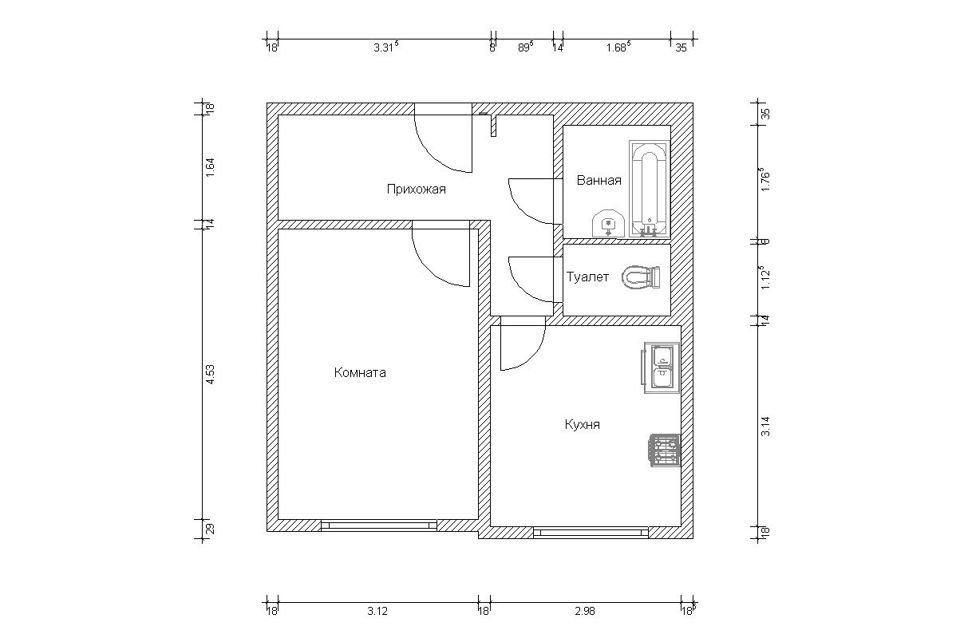
#> input picture schemes/1.jpg, 960 x 640 px; its folder holds only this picture in this run
$ python opencv_solution.py
#> lines starting #> are read from the running program, lines starting #| are printed output that depends on the picture; after the words box and inside, x2 and y2 are one past the last pixel; in counts of white or black regions, pixels touching at a corner belong together
import numpy as np
import json
import cv2
import os

class SchemeProcessing:
    '''в этом методе происходит инициализация объекта класса и создание файла json'''
    def __init__(self, file_path_json='coordinates_of_walls.json'):
        with open(file_path_json, 'w') as file:
            json.dump([], file)
        self.__file_path = file_path_json

    '''этот метод обрабатывает путь или список путей до изображений схем'''
    def __call__(self, scheme_obj):
        if isinstance(scheme_obj, list):
            for scheme_path in scheme_obj:
                self.__make_iteration(scheme_path)
        else:
            self.__make_iteration(scheme_obj)

    '''этот метод содержит последовательность вызова остальных методов'''
    def __make_iteration(self, scheme_path):
        scheme = self.__scheme_processing(scheme_path)
        coords = self.__get_coords(scheme)
        self.__save_coords(scheme_path, coords)

    '''в этом методе обрабатывается схема квартиры и на нее накладываются различные фильтры'''
    @staticmethod
    def __scheme_processing(scheme_path):
        scheme = cv2.imread(scheme_path)
        scheme = cv2.cvtColor(scheme, cv2.COLOR_BGR2GRAY)
        _, th = cv2.threshold(scheme, 200, 255, cv2.THRESH_BINARY_INV)
        kernel = cv2.getStructuringElement(cv2.MORPH_RECT, (15, 15))
        walls = cv2.morphologyEx(th, cv2.MORPH_CLOSE, kernel)
        return walls

    '''в этом методе извлекаются координаты стен из изображения схемы'''
    def __get_coords(self, scheme, delta=10):
        coords = []
        edges = cv2.Canny(scheme, 10, 150)
        contours, _ = cv2.findContours(edges, cv2.RETR_EXTERNAL, cv2.CHAIN_APPROX_SIMPLE)
        for contour in contours:
            points = contour[:, 0, :]
            n_points = len(points)
            if n_points < 2:
                continue
            for i in range(n_points - 1):
                x0, y0 = points[i]
                x1, y1 = points[i + 1]
                dist = np.sqrt((x1 - x0) ** 2 + (y1 - y0) ** 2)
                if dist >= delta:
                    coords.append([[int(x0), int(y0)], [int(x1), int(y1)]])
            if n_points > 2:
                x0, y0 = points[-1]
                x1, y1 = points[0]
                dist = np.sqrt((x1 - x0) ** 2 + (y1 - y0) ** 2)
                if dist >= delta:
                    coords.append([[int(x0), int(y0)], [int(x1), int(y1)]])
        '''for i in range(1, scheme.shape[0] - 1):
            j = 1
            while j < scheme.shape[1] - 1:
                if scheme[i][j].all() == 255 or np.array_equal(scheme[i-1][j], scheme[i+1][j]) and np.array_equal(scheme[i][j-1], scheme[i][j+1]):
                    j += 1
                    continue
                (x1, y0), (x0, y1) = self.__cell_processing(scheme, i, j)
                coords.append([[x1, y0], [x0, y1]])
                j = y1'''
        return coords

    '''этот метод определяет границы зон и возращает их координаты'''
    @staticmethod
    def __cell_processing(scheme, x0, y0, step=1):
        first_status, current_status = scheme[x0-1:x0+2, y0-1:y0+2], None
        x, y = x0, y0
        while x < scheme.shape[0] - 1:
            x += step
            current_status = scheme[x-1:x+2, y0-1:y0+2]
            if not np.array_equal(first_status, current_status): break
        while y < scheme.shape[1] - 1:
            y += step
            current_status = scheme[x0-1:x0+2, y-1:y+2]
            if not np.array_equal(first_status, current_status): break
        return (x, y0), (x0, y)

    '''в этом методе сохраняются координаты в файле json'''
    def __save_coords(self, scheme_name, coords):
        data = {"meta": {"source": scheme_name}, "walls": []}
        for i in range(len(coords)):
            wall = {"id": f"w{i+1}", "points": coords[i]}
            data["walls"].append(wall)
        with open(self.__file_path, 'r+') as file:
            info = json.load(file)
            info.append(data)
            file.seek(0)
            json.dump(info, file)

if __name__ == '__main__':
    file_list = os.listdir('schemes')
    Analyzator = SchemeProcessing()
    for file_name in file_list:
        print(f'Scheme named \"{file_name}\" is processing...')
        Analyzator(f'schemes/{file_name}')
#> this loop made 1 pass
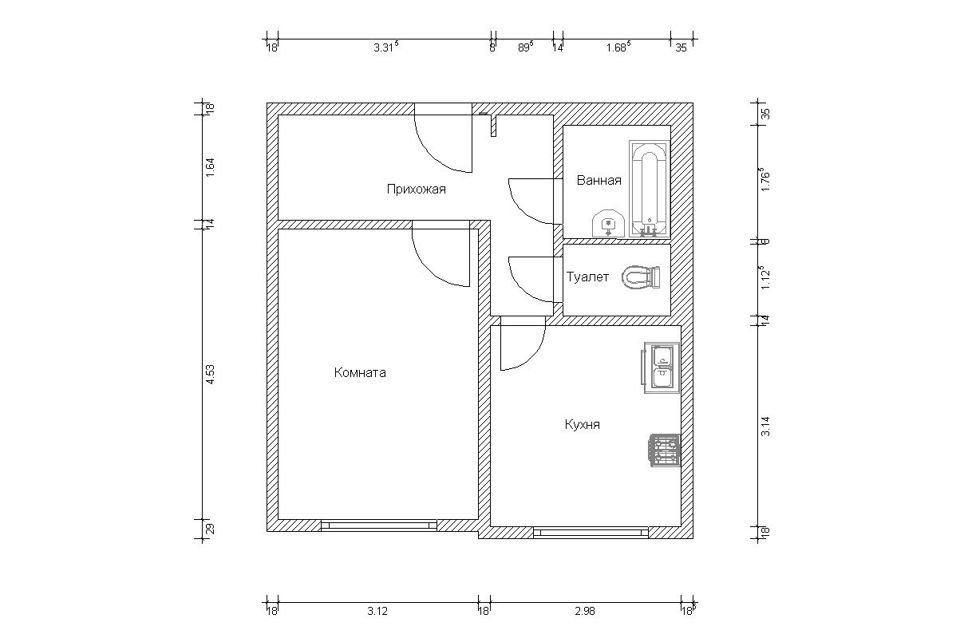
#> input picture schemes/1.jpg, 960 x 640 px
#> pass 1, in __scheme_processing, `_, th = cv2.threshold(scheme, 200, 255, cv2.THRESH_BINARY_INV)`:
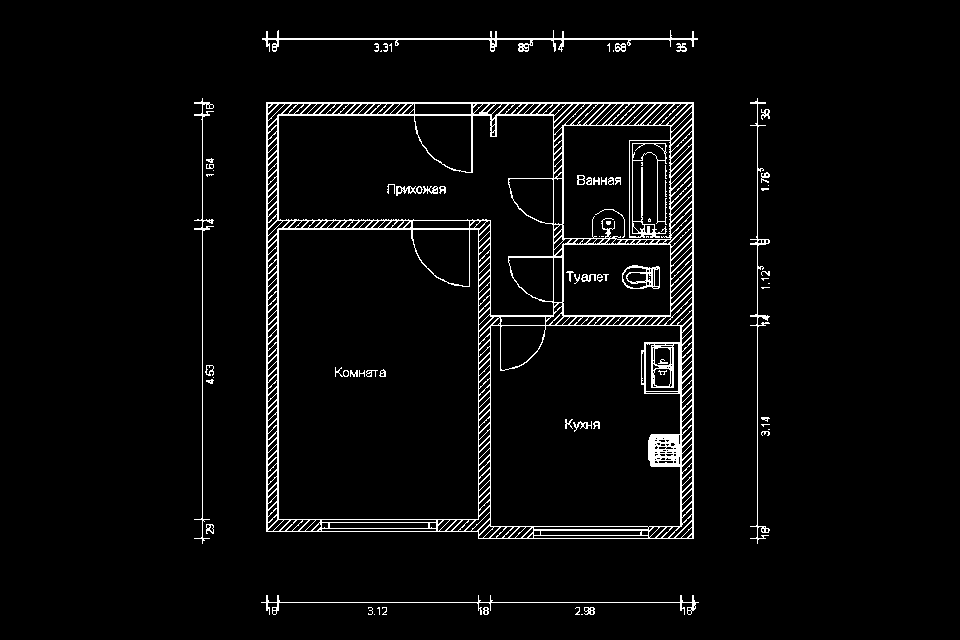
#> th: shape (640, 960); 4% white in thin lines or dots, all inside (x1, y1, x2, y2) = (194, 30, 770, 615)
#> pass 1, in __scheme_processing, `walls = cv2.morphologyEx(th, cv2.MORPH_CLOSE, kernel)`:
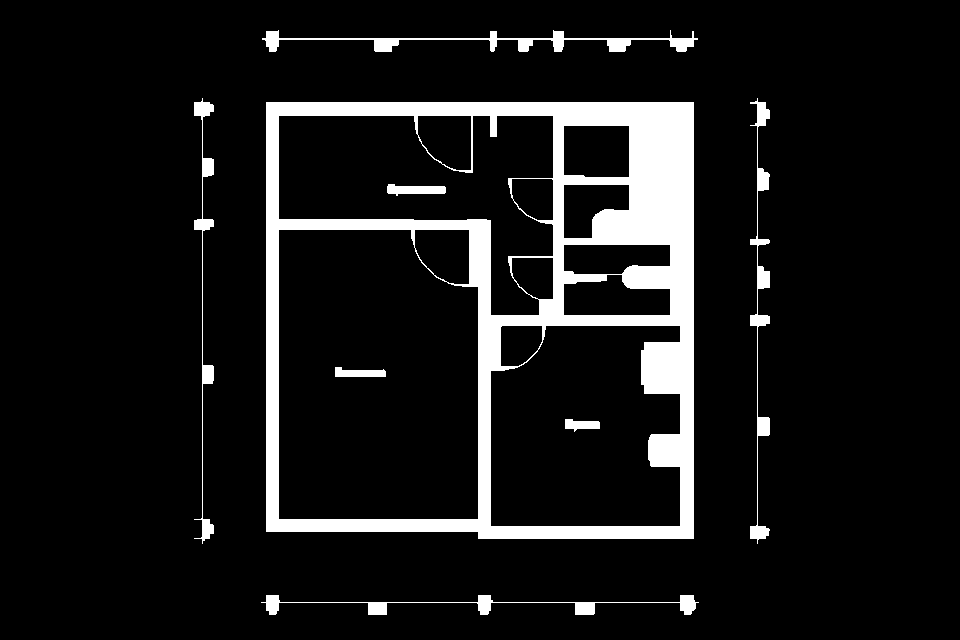
#> walls: shape (640, 960); 9.5% white; 8 white regions, largest, box (x1, y1, x2, y2) and area: (266, 102, 694, 539) 49669, (262, 30, 698, 52) 2318, (750, 98, 770, 544) 1936
#> pass 1, in __get_coords, `edges = cv2.Canny(scheme, 10, 150)`:
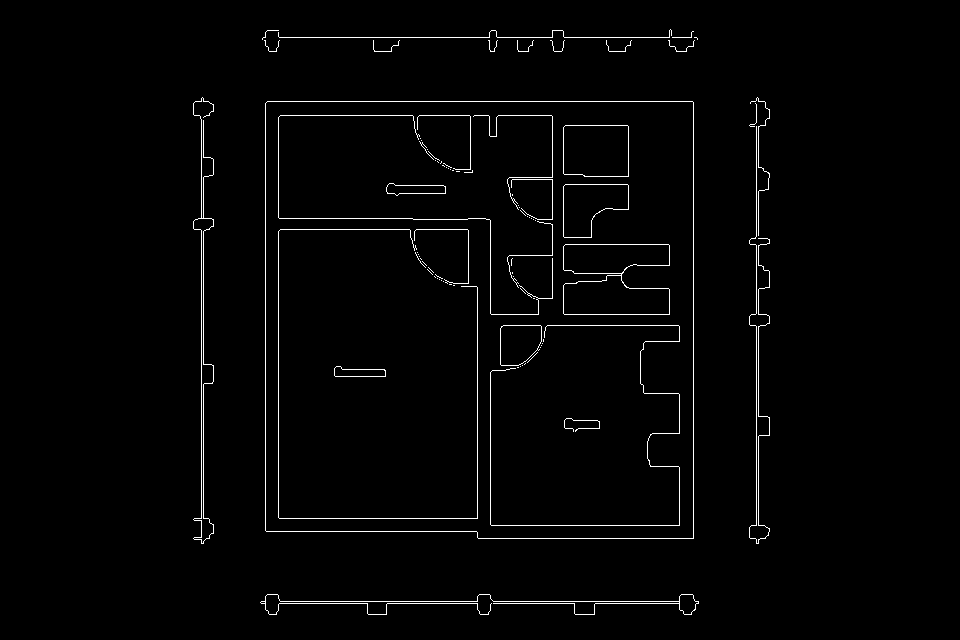
#> edges: shape (640, 960); 1.7% white in thin lines or dots, all inside (x1, y1, x2, y2) = (193, 29, 770, 615)
    print('All schemes were processed.')

$ run again, on schemes/6.png
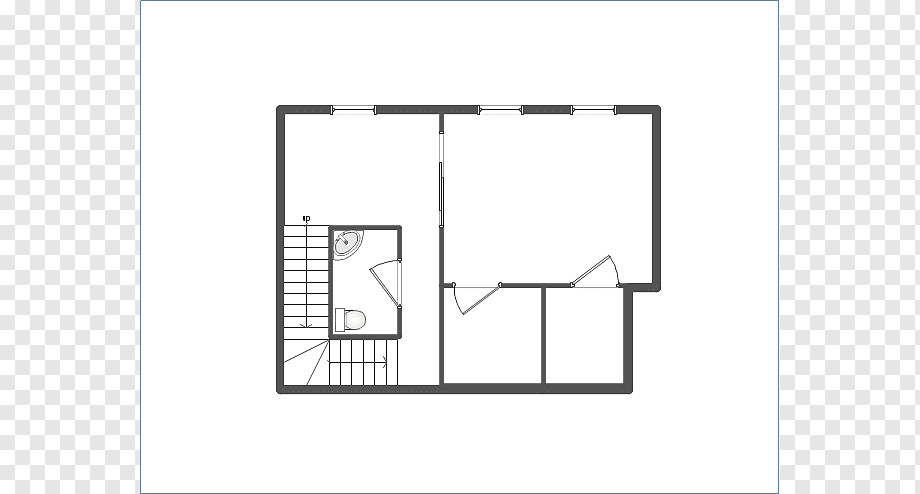
#> input picture schemes/6.png, 920 x 494 px
#> the loop `for file_name in file_list:` made 1 pass
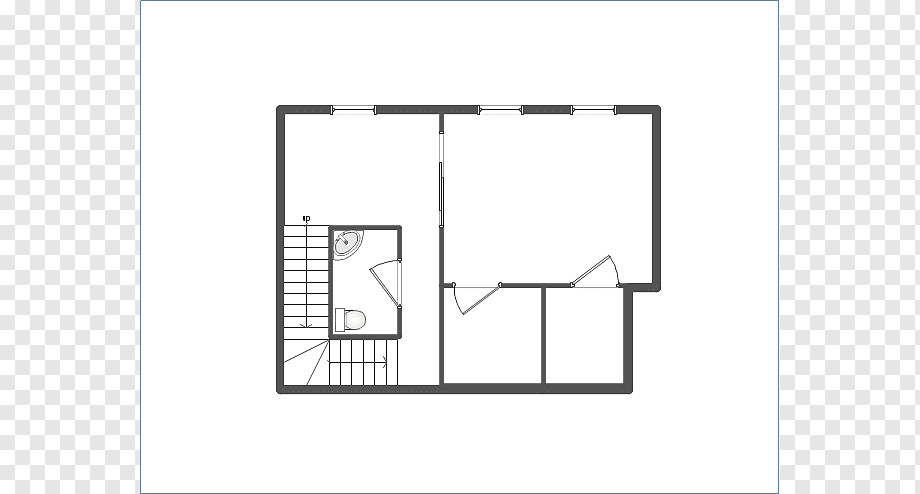
#> input picture schemes/6.png, 920 x 494 px
#> pass 1, in __scheme_processing, `_, th = cv2.threshold(scheme, 200, 255, cv2.THRESH_BINARY_INV)`:
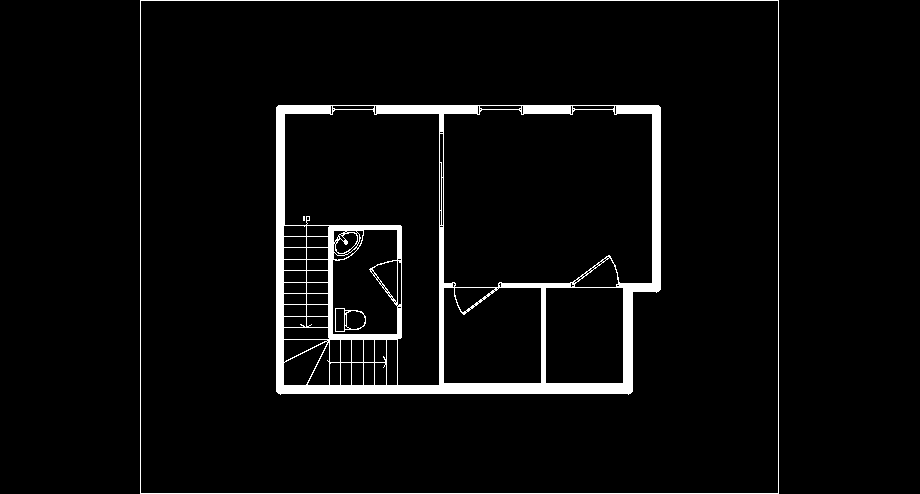
#> th: shape (494, 920); 4.3% white; 4 white regions (1 under 20 px), largest, box (x1, y1, x2, y2) and area: (276, 105, 661, 395) 16931, (140, 0, 779, 494) 2262, (335, 308, 366, 332) 154
#> pass 1, in __get_coords, `edges = cv2.Canny(scheme, 10, 150)`:
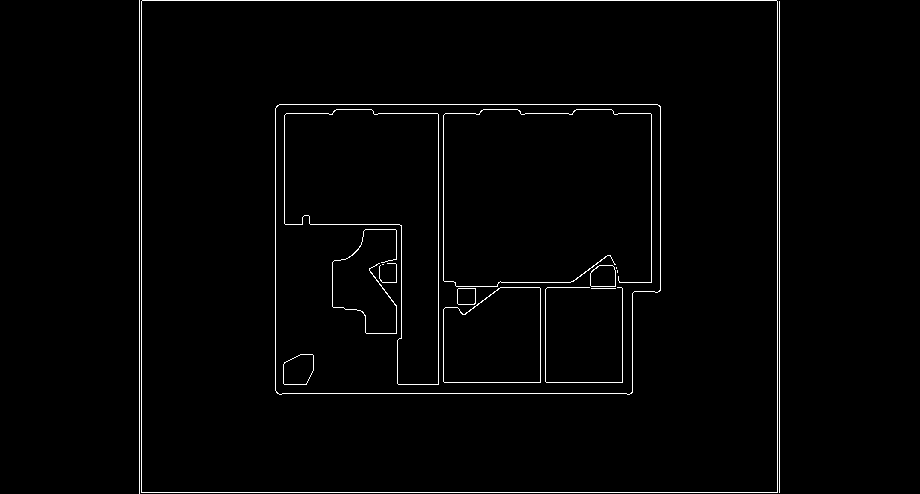
#> edges: shape (494, 920); 1.7% white in thin lines or dots, all inside (x1, y1, x2, y2) = (139, 0, 780, 494)

$ run again, on schemes/difficult_scheme.jpg
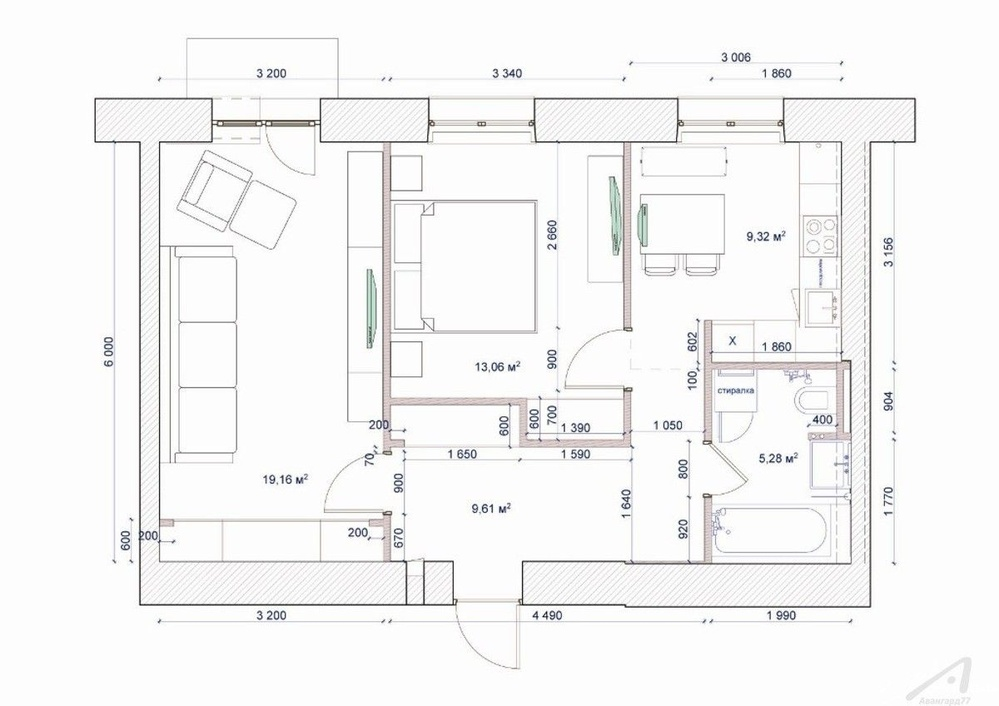
#> input picture schemes/difficult_scheme.jpg, 999 x 706 px, shrunk from 1200 x 848 before the run
#> the loop `for file_name in file_list:` made 1 pass
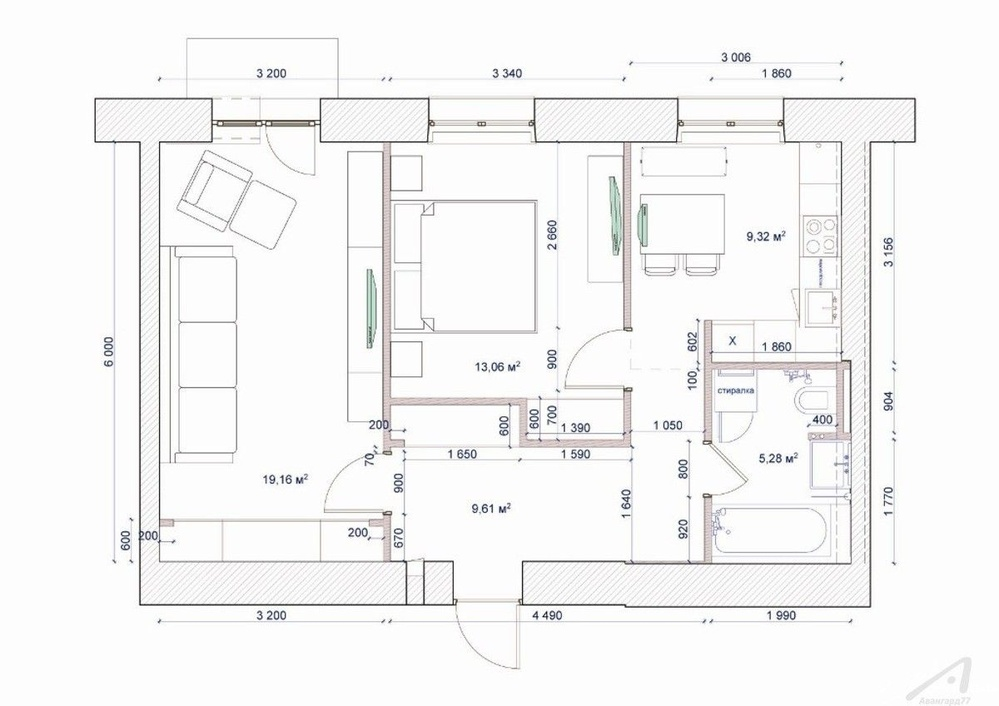
#> input picture schemes/difficult_scheme.jpg, 999 x 706 px, shrunk from 1200 x 848 before the run
#> pass 1, in __scheme_processing, `_, th = cv2.threshold(scheme, 200, 255, cv2.THRESH_BINARY_INV)`:
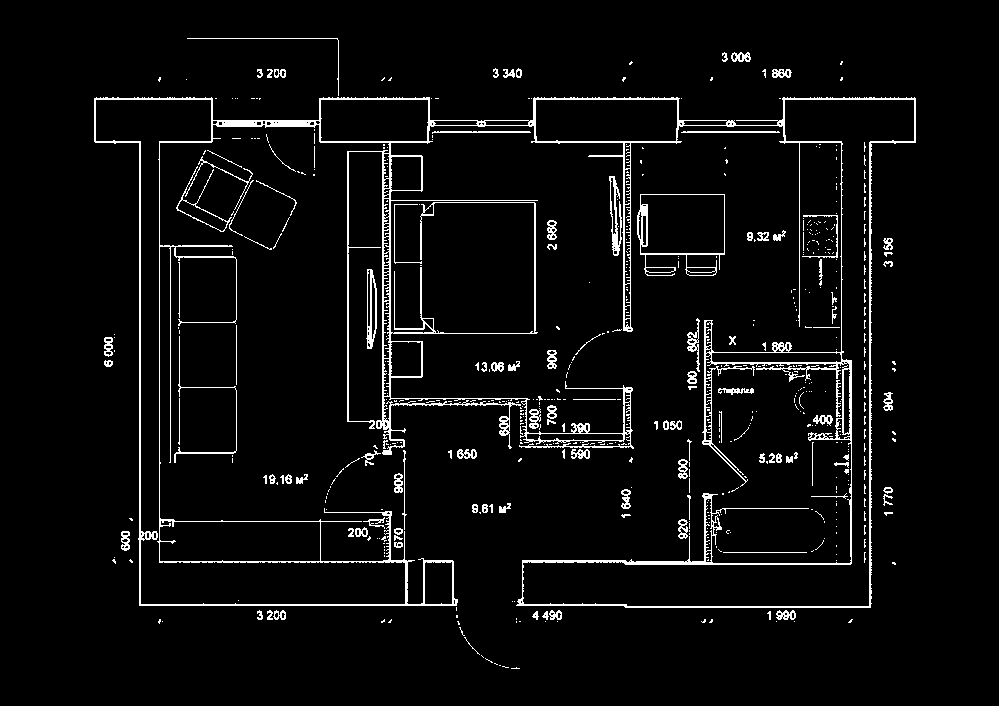
#> th: shape (706, 999); 4.6% white in thin lines or dots, all inside (x1, y1, x2, y2) = (94, 38, 916, 669)
#> pass 1, in __get_coords, `edges = cv2.Canny(scheme, 10, 150)`:
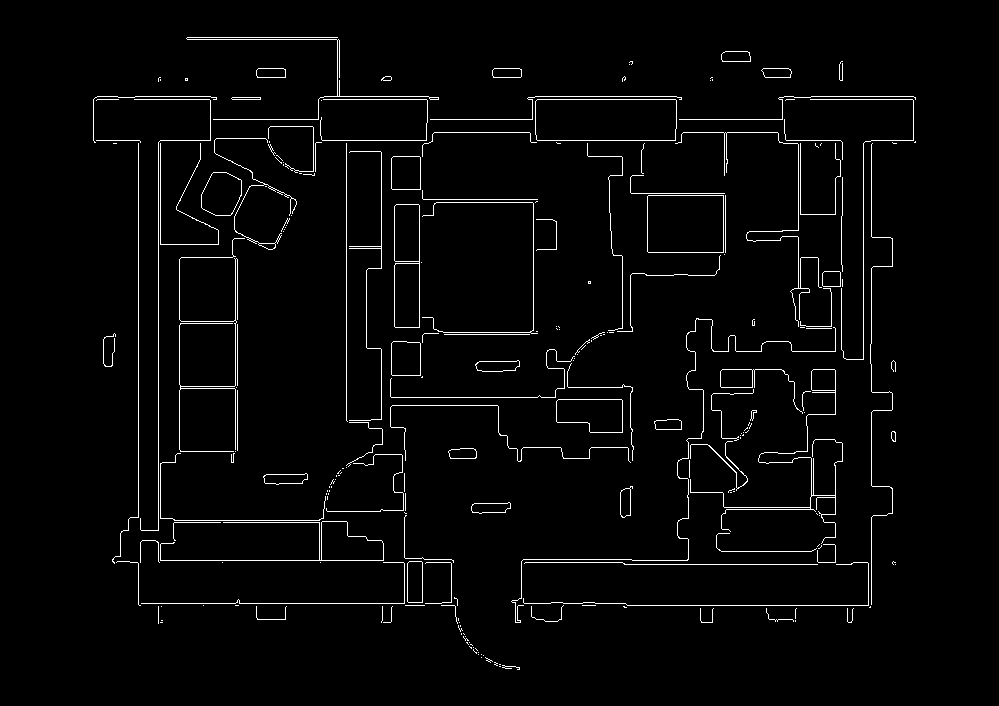
#> edges: shape (706, 999); 2.6% white in thin lines or dots, all inside (x1, y1, x2, y2) = (93, 37, 916, 670)
